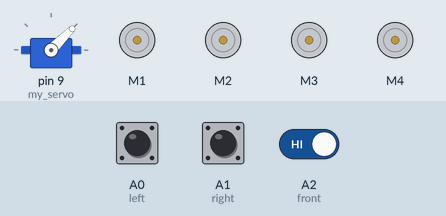
The sketch below on a simulated Arduino Uno, built with avr-gcc and run on an emulated ATmega328P. On the bench: servo, 4 × DC motor (green arrow = forward, orange = backward, longer = faster). The inputs (shaded band) are chosen by the test bench; at power-on: A0 (left) HIGH, A1 (right) HIGH, A2 (front) HIGH.

Above: at 1.2 s.
1.3 s: A0 (left) pulled LOW for 0.15 s
At 1.37 s:
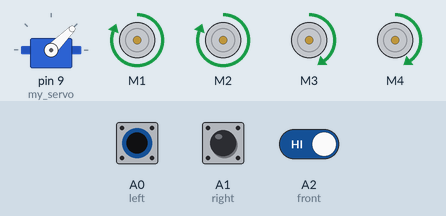
2.9 s: A1 (right) pulled LOW for 0.15 s
At 2.97 s:
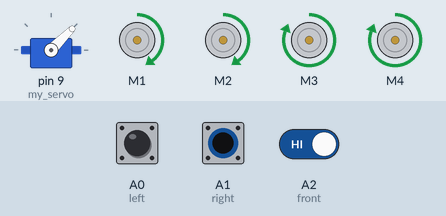
4.5 s: A1 (right) pulled LOW for 3.2 s
At 8.2 s:
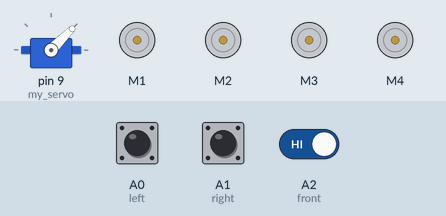
9.2 s: A0 (left) pulled LOW for 3.2 s
At 10.5 s:
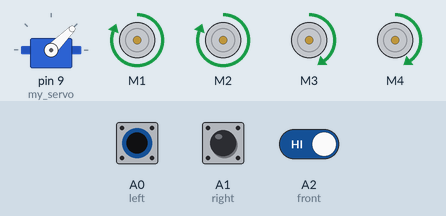
13.9 s: A0 (left) driven LOW and A1 (right) driven LOW
At 15.1 s:
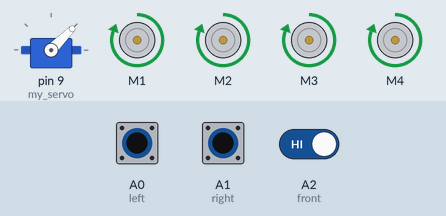
15.4 s: A2 (front) driven LOW
At 16.4 s:
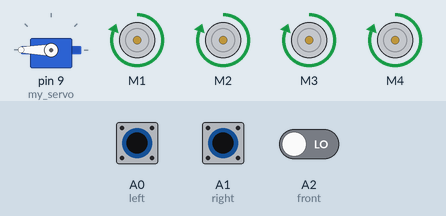
Timing chart, 0 to 17.9 s (numbered marks = the images above; inputs shaded):
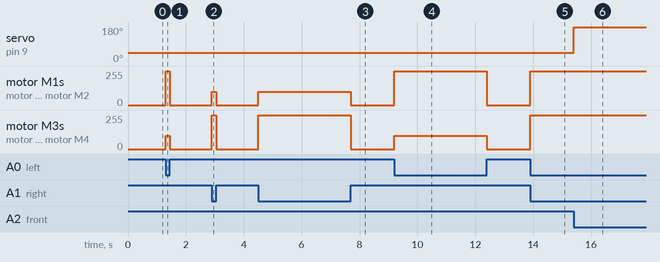

The sketch:

ARDUINO_LINE_FOLLOWING_CAR.ino
```cpp
#include <AFMotor.h>  //header file for using built in functions to control DC motors using motor shield
#include <Servo.h>    //header file to control servo motor through built in functions

//**************************************************************************************************************************************************** */

#define left A0   //left IR sensor signal pin defined at A0
#define right A1  //right IR sensor signal pin defined at A1
#define front A2  //front IR sensor signal pin defined at A2

AF_DCMotor motor1(1, MOTOR12_1KHZ); //defining motor 1
AF_DCMotor motor2(2, MOTOR12_1KHZ); //defining motor 2
AF_DCMotor motor3(3, MOTOR34_1KHZ); //defining motor 3
AF_DCMotor motor4(4, MOTOR34_1KHZ); //defining motor 4

//**************************************************************************************************************************************************** */

Servo my_servo;         // defining servo motor
void setup() {          //setup function
  pinMode(left,INPUT);  //declaring left as input
  pinMode(right,INPUT); //declaring right as input
  pinMode(front,INPUT); //declaring front as input
  my_servo.attach(9);   //defining connection to servo at pin 9
}
void loop(){
  if(digitalRead(front)==0 && (digitalRead(left)==0 || digitalRead(right)==0)){ //if front IR sensor detects object and atleast one of the IR sensors detects line
    my_servo.write(180);                                                        //servo motor closes gripper
  }
  if(digitalRead(left)==0 && digitalRead(right)==0){  // if line is detected by the left and right IR sensors
    motor1.run(FORWARD);    //motor1 set to forward
    motor1.setSpeed(255);   //motor 1 speed set to 255
    motor2.run(FORWARD);    //motor 2 set to forward
    motor2.setSpeed(255);   //motor 2 set to speed 255
    motor3.run(FORWARD);    //motor 3 set to forward
    motor3.setSpeed(255);   // motor 3 speed set to 255
    motor4.run(FORWARD);    //motor 4 set to forward
    motor4.setSpeed(255);   //motor 4 speed set to 255
  }
  else if(digitalRead(left)==0 && !digitalRead(right)==0){ //line detected by left IR sensor only
    motor1.run(FORWARD);
    motor1.setSpeed(255);
    motor2.run(FORWARD);
    motor2.setSpeed(255);
    motor3.run(FORWARD);
    motor3.setSpeed(100); //motor 3 speed set to 100 (almost half)
    motor4.run(FORWARD);
    motor4.setSpeed(100); //motor 4 speed set to 100 (almost half)
  }
  //line detected by right sensor
  else if(!digitalRead(left)==0 && digitalRead(right)==0){  //line detected by right IR sensor only
    motor1.run(FORWARD);
    motor1.setSpeed(100);
    motor2.run(FORWARD);
    motor2.setSpeed(100);
    motor3.run(FORWARD);
    motor3.setSpeed(255);
    motor4.run(FORWARD);
    motor4.setSpeed(255);
  }
  else if(!digitalRead(left)==0 && !digitalRead(right)==0){ //line detected by none of the IR sensors
    motor1.run(RELEASE);  // motor 1 set to release (to stop the motor)
    motor1.setSpeed(0);   //motor 1 speed set to 0
    motor2.run(RELEASE);
    motor2.setSpeed(0);
    motor3.run(RELEASE);
    motor3.setSpeed(0);
    motor4.run(RELEASE);
    motor4.setSpeed(0);
    my_servo.write(45);  //servo motor gripper opens
  }
}
```

Measured:
- after the input at 1.3 s, motor M1, motor M2: stopped → forward 255/255 at once, → stopped 0.15 s later; motor M3, motor M4: stopped → forward 100/255 at once, → stopped 0.15 s later
- after the input at 2.9 s, motor M1, motor M2: stopped → forward 100/255 at once, → stopped 0.15 s later; motor M3, motor M4: stopped → forward 255/255 at once, → stopped 0.15 s later
- after the input at 4.5 s, motor M1, motor M2: stopped → forward 100/255 at once, → stopped 3.2 s later; motor M3, motor M4: stopped → forward 255/255 at once, → stopped 3.2 s later
- after the input at 9.2 s, motor M1, motor M2: stopped → forward 255/255 at once, → stopped 3.2 s later; motor M3, motor M4: stopped → forward 100/255 at once, → stopped 3.2 s later
- after the input at 13.9 s, motor M1–4: stopped → forward 255/255 at once
- after the input at 15.4 s, servo on pin 9 (my_servo): 45° → 180° at once
